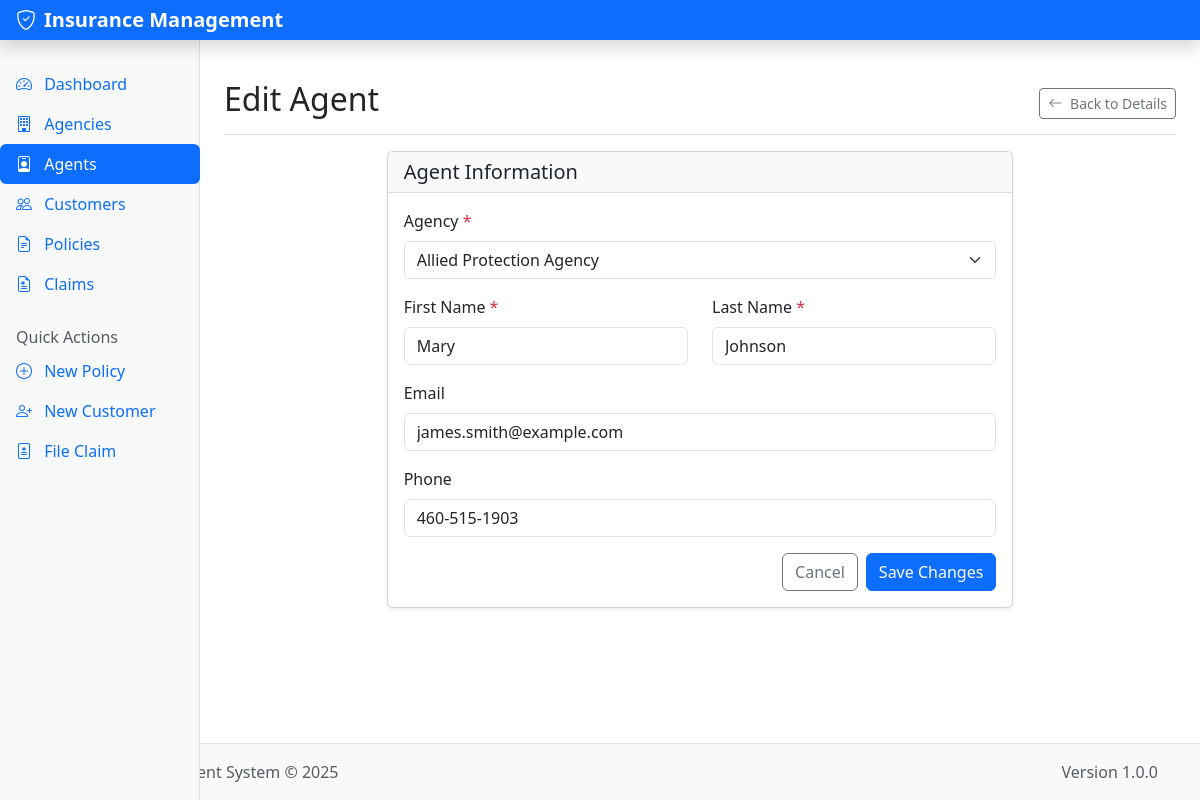
The app's page /agents/1/edit with its own data.
### models/agent.py (models this page shows, shortened)
class Agent(db.Model):
    __tablename__ = 'agent'
    agent_id = db.Column(db.Integer, primary_key=True)
    agency_id = db.Column(db.Integer, db.ForeignKey('agency.agency_id'), nullable=False)
    first_name = db.Column(db.String(100), nullable=False)
    last_name = db.Column(db.String(100), nullable=False)
    email = db.Column(db.String(150))
    phone = db.Column(db.String(20))
    policies = db.relationship('Policy', backref='agent', lazy=True, cascade='all, delete-orphan')
    def full_name(self):
        return f"{self.first_name} {self.last_name}"

### models/agency.py (models this page shows, shortened)
class Agency(db.Model):
    __tablename__ = 'agency'
    agency_id = db.Column(db.Integer, primary_key=True)
    name = db.Column(db.String(100), nullable=False)
    address = db.Column(db.String(200))
    city = db.Column(db.String(100))
    state = db.Column(db.String(100))
    zip_code = db.Column(db.String(20))
    phone = db.Column(db.String(20))
    website = db.Column(db.String(200))
    agents = db.relationship('Agent', backref='agency', lazy=True, cascade='all, delete-orphan')

### routes/agent_routes.py (the view)
@agent_bp.route('/<int:agent_id>/edit', methods=['GET'])
def edit_form(agent_id):
    agent = Agent.query.get_or_404(agent_id)
    agencies = Agency.query.all()
    return render_template('agent/edit.html', agent=agent, agencies=agencies)

### app.py (called while the page is built)
@app.context_processor
def inject_now():
    return {'now': datetime.utcnow()}

### templates/agent/edit.html (shortened to what this page needs)
{% extends 'layout/base.html' %}
{% block content %}
<div class="d-flex justify-content-between flex-wrap flex-md-nowrap align-items-center pt-3 pb-2 mb-3 border-bottom">
    <h1 class="h2">Edit Agent</h1>
    <div>
        <a href="{{ url_for('agent.view', agent_id=agent.agent_id) }}" class="btn btn-sm btn-outline-secondary">
            <i class="bi bi-arrow-left me-1"></i> Back to Details
        </a>
    </div>
</div>
<div class="row">
    <div class="col-md-8 mx-auto">
        <div class="card">
            <div class="card-header">
                <h5 class="mb-0">Agent Information</h5>
            </div>
            <div class="card-body">
                <form action="{{ url_for('agent.edit', agent_id=agent.agent_id) }}" method="POST">
                    <div class="mb-3">
                        <label for="agency_id" class="form-label">Agency <span class="text-danger">*</span></label>
                        <select class="form-select" id="agency_id" name="agency_id" required>
                            {% for agency in agencies %}
                                <option value="{{ agency.agency_id }}" {% if agency.agency_id == agent.agency_id %}selected{% endif %}>
                                    {{ agency.name }}
                                </option>
                            {% endfor %}
                        </select>
                    </div>
                    <div class="row mb-3">
                        <div class="col-md-6">
                            <label for="first_name" class="form-label">First Name <span class="text-danger">*</span></label>
                            <input type="text" class="form-control" id="first_name" name="first_name" value="{{ agent.first_name }}" required>
                        </div>
                        <div class="col-md-6">
                            <label for="last_name" class="form-label">Last Name <span class="text-danger">*</span></label>
                            <input type="text" class="form-control" id="last_name" name="last_name" value="{{ agent.last_name }}" required>
                        </div>
                    </div>
                    <div class="mb-3">
                        <label for="email" class="form-label">Email</label>
                        <input type="email" class="form-control" id="email" name="email" value="{{ agent.email or '' }}">
                    </div>
                    <div class="mb-3">
                        <label for="phone" class="form-label">Phone</label>
                        <input type="tel" class="form-control" id="phone" name="phone" value="{{ agent.phone or '' }}">
                    </div>
                    <div class="d-grid gap-2 d-md-flex justify-content-md-end">
                        <a href="{{ url_for('agent.view', agent_id=agent.agent_id) }}" class="btn btn-outline-secondary">Cancel</a>
                        <button type="submit" class="btn btn-primary">Save Changes</button>
                    </div>
                </form>
            </div>
        </div>
    </div>
</div>
{% endblock %}

### static/css/style.css (style rules this page uses)
body { min-height: 100vh; display: flex; flex-direction: column; }
:root { --primary-color: #0d6efd; --secondary-color: #6c757d; --success-color: #198754; --info-color: #0dcaf0; --warning-color: #ffc107; --danger-color: #dc3545; --light-color: #f8f9fa; --dark-color: #212529; }
.card { margin-bottom: 1.5rem; box-shadow: 0 0.125rem 0.25rem rgba(0, 0, 0, 0.075); }
.card-header { background-color: var(--light-color); border-bottom: 1px solid rgba(0, 0, 0, 0.125); }
.form-label { font-weight: 500; }

### records on screen
Agent: agency_id "Allied Protection Agency", first_name "Mary", last_name "Johnson", email "james.smith@example.com", phone "460-515-1903"
